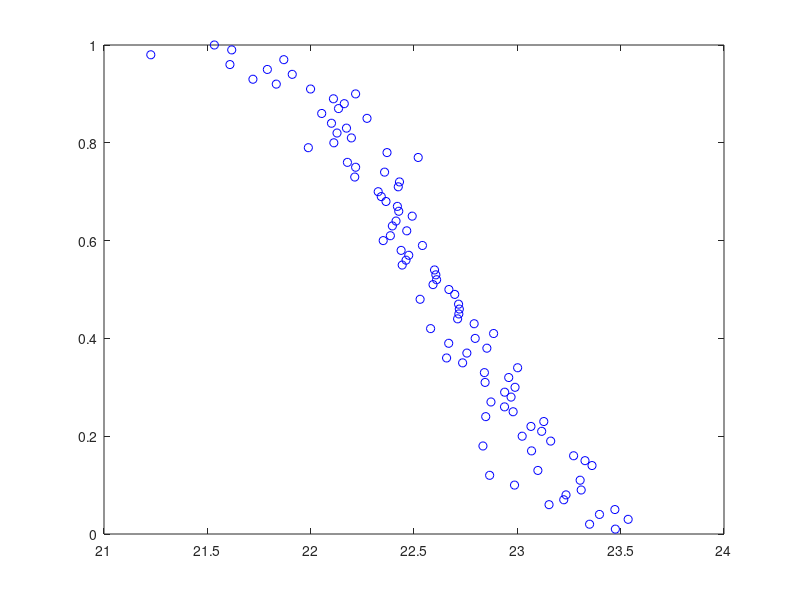

Recreate this plot in MATLAB.
% calculate the threhsold in cyclic feature detection by simulations. 
% 1. assume only noise is received, i.e., primary user is absent.
% false alarm, then
% 2. probability of false alarm = energy above threshold/No. of iteration.
% by chenhaomails@gmail.com
% ver 0.1

clc
close all
clear all


addpath('./Util/')
addpath('./Data/')

sig.type = 'fsk'; % 'default', 'rand', 'ofdm'
sig.cyclic = 16; 
sig.fs = 4; %normlized sample rate 
sig.fc = 2; %normlized RF-carrier rate
sig.M = 5; %window length

snr_dB = -10; % SNR in decibels
snr = 10.^(snr_dB./10); % Linear Value of SNR

Pf = 0.01:0.01:1; % Pf = Probability of False Alarm

iter = 50;
load FSK_real.mat
x = fsk_real(1:512);
L = length(x);
%% Loop %%
for tt = 1:length(Pf)
    tt
	for kk=1:iter 
		% noise1
		n=(randn(1,L)+sqrt(-1)*randn(1,L))./(sqrt(2)); % complex, real + image
		% noise2
		x = n;
        % thres est
        energy_fin(kk) = (1/length(L)).*norm(x);% test statistic (normlized)
	end
	energy_desc = sort(energy_fin,'descend'); % arrange values in descending order
	thresh(tt) = energy_desc(ceil(Pf(tt)*iter)); % largest thres to avoid 'Pf(tt)' in each 'iter' group
end
plot(thresh, Pf, 'ob')
hold on
ed_thres_est = thresh;
save ./Data/ed_thres_est.mat ed_thres_est

